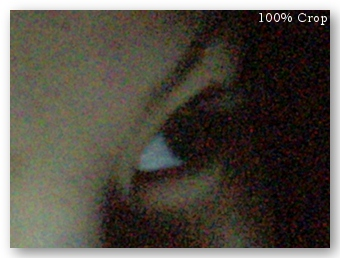
#> input picture OpenCV_Python_Tutorials/04. Image Processing in OpenCV/3_Changing Colorspaces/noise_eye.jpg, 340 x 258 px
$ python 8_otsuThreashold.py
#> lines starting #> are read from the running program, lines starting #| are printed output that depends on the picture; after the words box and inside, x2 and y2 are one past the last pixel; in counts of white or black regions, pixels touching at a corner belong together
#-*- coding:utf-8 -*-
"""
이미지 픽셀을 gray로 변경후, binary 이미지로 변경 시
한 픽셀의 gray_level이 임계값보다 작아서 검정색이 될 운명이다.
이 가엾은 black 픽셀들의 원래의 gray_level값을 가지고 평균 및 분산값을 구한다.
만약 픽셀 값들이 각각 천차 만별이면 분산은 거질것이고, 비슷비슷하면 분산은 작아질것이다.

흰색이 될 운명에 처한 픽셀들도 위와 동일하게 분산을 구한다.

즉 cv2.threshold 함수에서 임계값 넣어주는 것처럼
모든 임계값에 대해 각각의분산을 위와 같이 구한후,
그중 분산 값이 제일 작은 임계값을 적용하여 이미지의 픽셀의 검/흰 운명을 정하는 방법


"""

import cv2
import numpy as np
from matplotlib import pyplot as plt

img = cv2.imread('noise_eye.jpg',0)
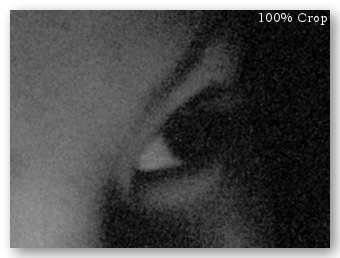
#> img: shape (258, 340); min 0, max 255, mean 80.1

# global thresholding
ret1, th1 = cv2.threshold(img, 127, 255, cv2.THRESH_BINARY)
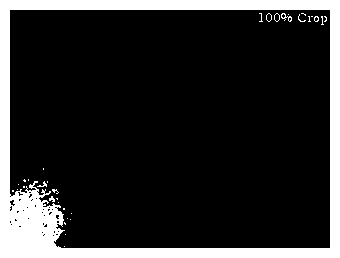
#> th1: shape (258, 340); 16.4% white; 33 white regions (29 under 20 px), largest, box (x1, y1, x2, y2) and area: (0, 0, 340, 258) 14100, (281, 13, 292, 22) 37, (37, 181, 47, 187) 23, (49, 196, 55, 202) 22

ret2, th2 = cv2.threshold(img, 0, 255, cv2.THRESH_BINARY+cv2.THRESH_OTSU)
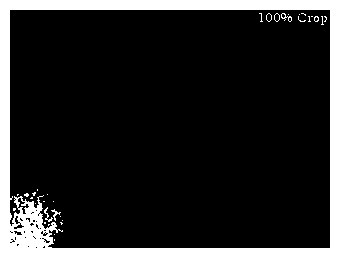
#> th2: shape (258, 340); 15.1% white; 33 white regions (29 under 20 px), largest, box (x1, y1, x2, y2) and area: (0, 0, 340, 258) 12990, (44, 207, 53, 222) 38, (281, 13, 292, 22) 35, (51, 209, 61, 221) 35
#> ret2 = 133

blur = cv2.GaussianBlur(img,(5,5),0)

ret3, th3 = cv2.threshold(img, 0, 255, cv2.THRESH_BINARY+cv2.THRESH_OTSU)
#> ret3 = 133

# plot all the images and their histograms
images = [img, 0, th1, img, 0, th2, blur, 0, th3]

titles = ['Original Noisy Image','Histogram','Global Thresholding (v=127)', 'Original Noisy Image','Histogram',"Otsu's Thresholding", 'Gaussian filtered Image','Histogram',"Otsu's Thresholding"]

for i in range(3):
	plt.subplot(3,3,i*3+1),plt.imshow(images[i*3],'gray')
	plt.title(titles[i*3]), plt.xticks([]), plt.yticks([])
	plt.subplot(3,3,i*3+2),plt.hist(images[i*3].ravel(),256)
	plt.title(titles[i*3+1]), plt.xticks([]), plt.yticks([])
	plt.subplot(3,3,i*3+3),plt.imshow(images[i*3+2],'gray')
	plt.title(titles[i*3+2]), plt.xticks([]), plt.yticks([])

plt.show()
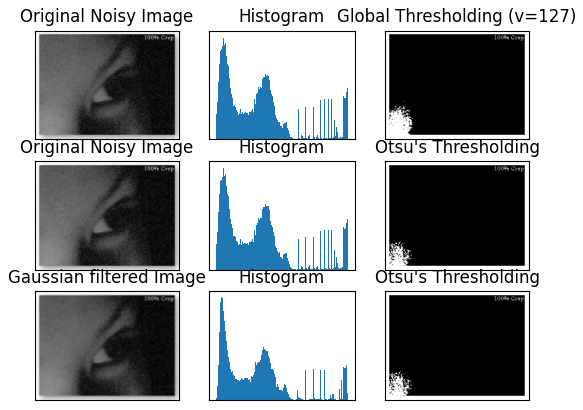
#> figure drawn by matplotlib, 9 panels

$ run again, with OpenCV_Python_Tutorials/04. Image Processing in OpenCV/3_Changing Colorspaces/noise.jpg copied over OpenCV_Python_Tutorials/04. Image Processing in OpenCV/3_Changing Colorspaces/noise_eye.jpg
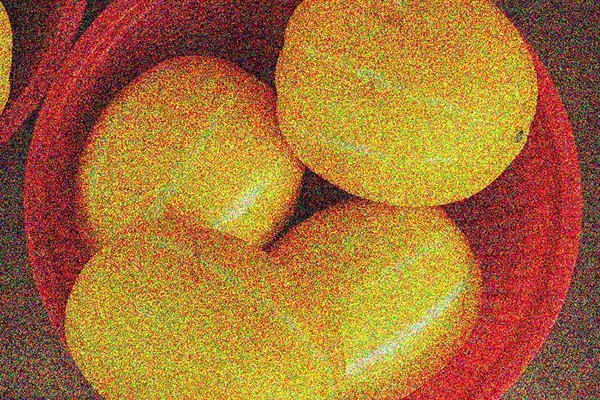
#> input picture OpenCV_Python_Tutorials/04. Image Processing in OpenCV/3_Changing Colorspaces/noise.jpg, 600 x 400 px
#> `ret1, th1 = cv2.threshold(img, 127, 255, cv2.THRESH_BINARY)`:
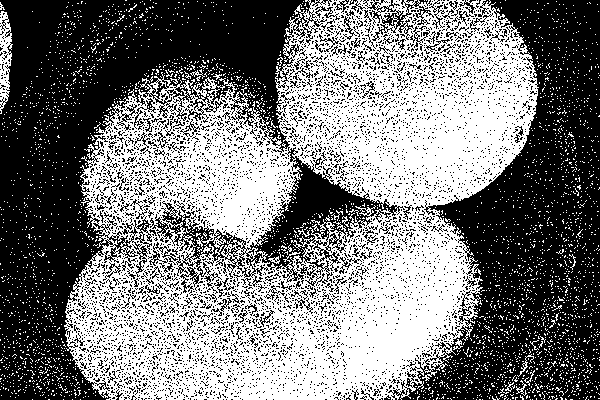
#> th1: shape (400, 600); 47.7% white; 3474 white regions (3457 under 20 px), largest, box (x1, y1, x2, y2) and area: (64, 0, 539, 400) 106602, (0, 11, 13, 114) 721, (517, 354, 534, 377) 63
#> th2: shape (400, 600); 52.6% white; 6017 black regions (5925 under 20 px), largest, box (x1, y1, x2, y2) and area: (0, 0, 311, 400) 49447, (391, 0, 600, 400) 39607, (156, 148, 399, 281) 6241
#> ret2 = 119
#> `blur = cv2.GaussianBlur(img,(5,5),0)`:
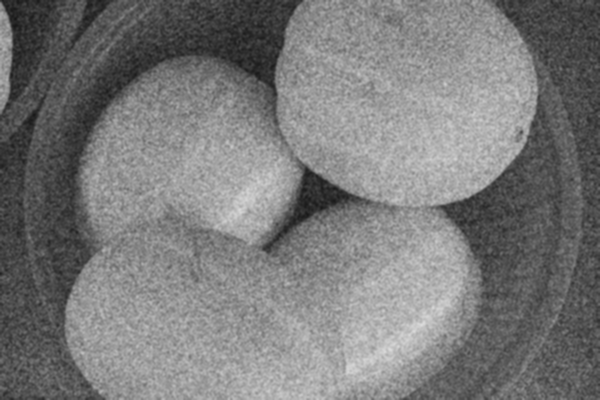
#> blur: shape (400, 600); min 23, max 219, mean 121.9
